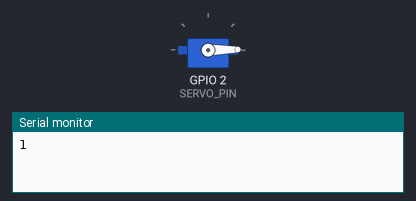
This sketch was run on a simulated ESP32. On the bench: servo, the last lines printed to the serial monitor.

Above: at 0.05 s.
At 2.25 s:
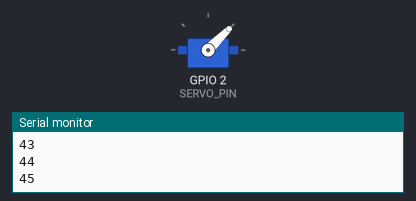
At 4.5 s:
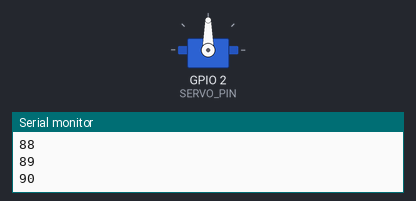
At 8.95 s:
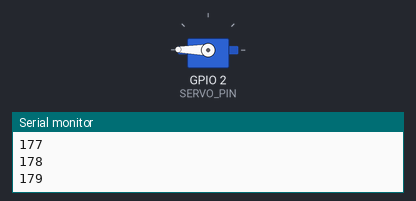
Timing chart, 0 to 11.7 s (numbered marks = the images above):
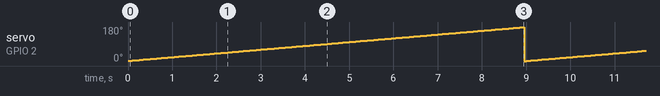

The sketch:

servo.ino
```cpp
/*
 IMPORTANT NOTE :
 HS-322-HD only goes from 0° to 180°

 PWM Frequency and pluse length are from SG90, seems to be working
*/

#include <ESP32Servo.h>

#define SERVO_PIN 2

Servo hs322hd;


void setup() {
  Serial.begin(115200);

  // Setup servo
  hs322hd.setPeriodHertz(50);             // PWM control frequency
  hs322hd.attach(SERVO_PIN, 500, 2400);   // Min and max pulse (in µs)
}


int angle = 0;
void loop() {
  angle++;
  angle = angle % 180;
  Serial.println(angle);
  hs322hd.write(angle);
  delay(50);
}
```

Measured:
- by itself, servo on GPIO 2 (SERVO_PIN): ramps from 0° to 179° and jumps back, once every 9.0 s
